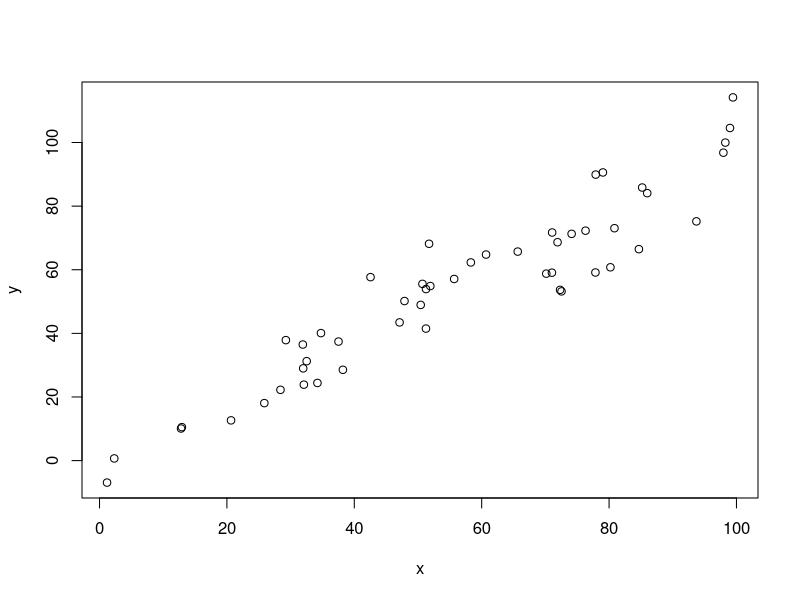
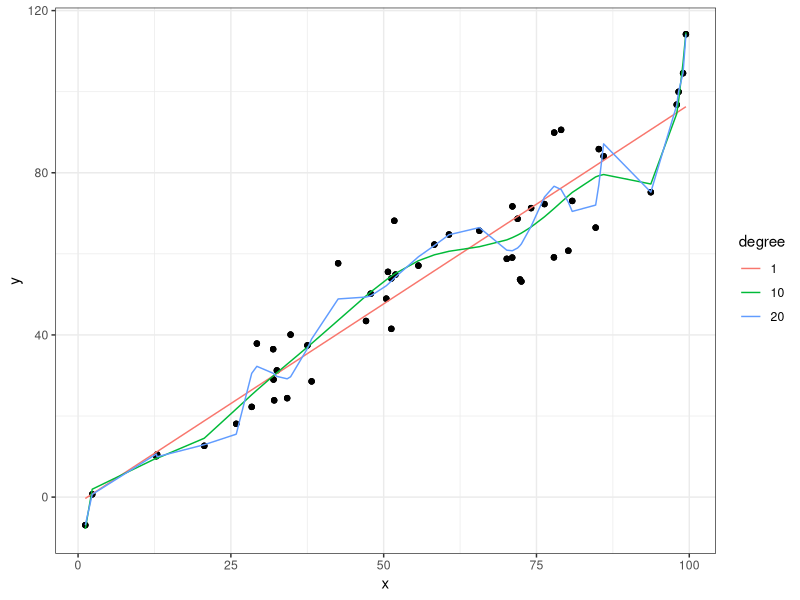
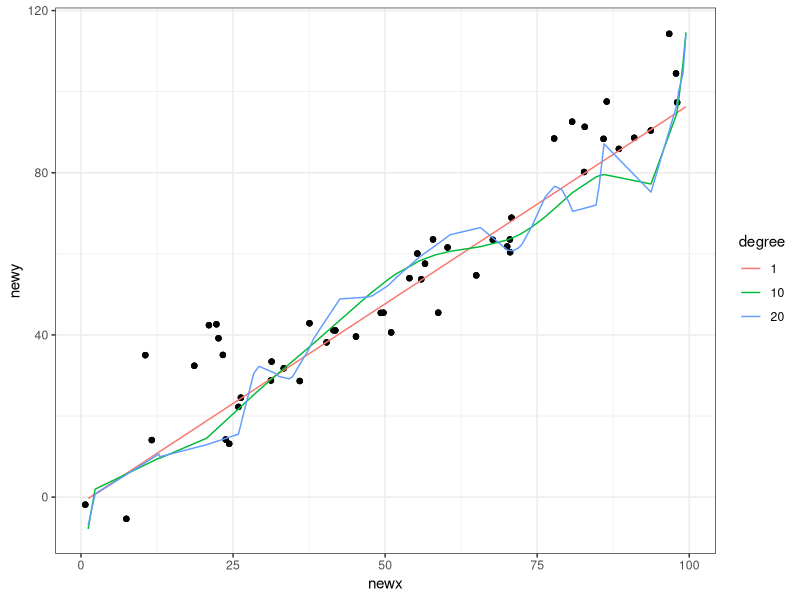

The R source for these figures, in order:
## Used for presentation on the importance of splitting data
## into a training set, CV set, and test set for machine learning

require(ggplot2)

## generate some fake data
## simple linear relationship between x and y
N <- 50
x <- runif(N, 0, 100)
y <- x + rnorm(N, sd = 10)
ind <- order(x)
x <- x[ind]
y <- y[ind]
plot(x,y)

## now we can fit a few models

## y = beta0 + beta1*x
fit1 <- lm(y ~ x)
## y = beta0 + beta1*x + beta2*(x^2) + ... + beta10*(x^10)
fit10 <- lm(y ~ poly(x, degree = 10))
## y = beta0 + beta1*x + beta2*(x^2) + ... + beta10*(x^10) + ... + beta20*(x^20)
fit20 <- lm(y ~ poly(x, degree = 20))
prd <- data.frame(x = rep(x, 3),
                  y = rep(y, 3),
                  fit = c(fit1$fitted.values, fit10$fitted.values, fit20$fitted.values),
                  degree = factor(rep(c(1,10,20), each = N)))

g <- ggplot(prd, aes(x = x, y = y)) +
    theme_bw() +
    geom_point() +
    geom_line(aes(x = x, y = fit, colour = degree))
plot(g)

## calculate sum squared error
SSE <- function(y, yfit) return(sum((y - yfit)^2))
errs <- c(SSE(y, prd$fit[prd$degree == 1]),
          SSE(y, prd$fit[prd$degree == 10]),
          SSE(y, prd$fit[prd$degree == 20]))
names(errs) <- c('linear', 'degree 10', 'degree 20')

## How does it do with new data?
newx <- runif(N, 0, 100)
newy <- newx + rnorm(N, sd = 10)
ind <- order(newx)
newx <- newx[ind]
newy <- newy[ind]
newxdf <- data.frame(newx = newx)

prd$newx <- rep(newx, 3)
prd$newy <- rep(newy, 3)
prd$newfit <- c(predict(fit1, newxdf),
                predict(fit10, newxdf),
                predict(fit20, newxdf))
newg <- ggplot(prd, aes(x = newx, y = newy)) +
    theme_bw() +
    geom_point() +
    geom_line(aes(x = x, y = newfit, colour = degree))
dev.new()
plot(newg)

errs <- rbind(errs,
              c(SSE(newy, prd$newfit[prd$degree == 1]),
                SSE(newy, prd$newfit[prd$degree == 10]),
                SSE(newy, prd$newfit[prd$degree == 20])))

## but now we've done model fitting with this new data set!
## We're fitting 'd', the degree of the polynomial.
## that's fine! We call this second dataset the cross validation set.
## But to really have a sense of how accurate your model is,
## don't report the CV error. Compare it to a new set of data, your test set.

## Moral of the story: Any time you're fitting a model, test it on new data!
